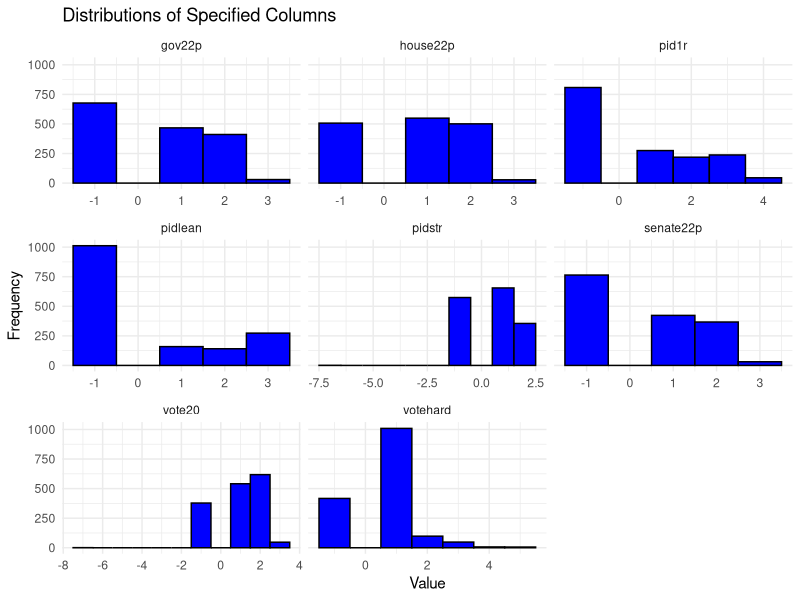
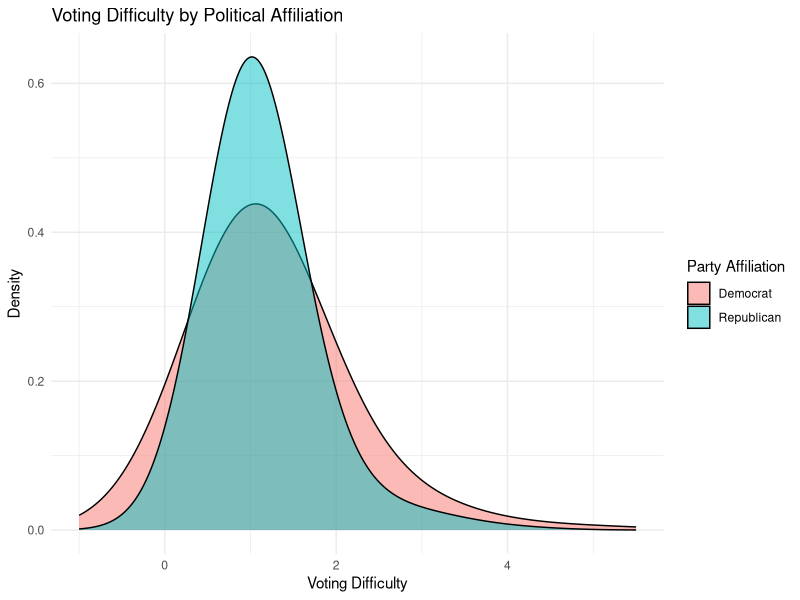
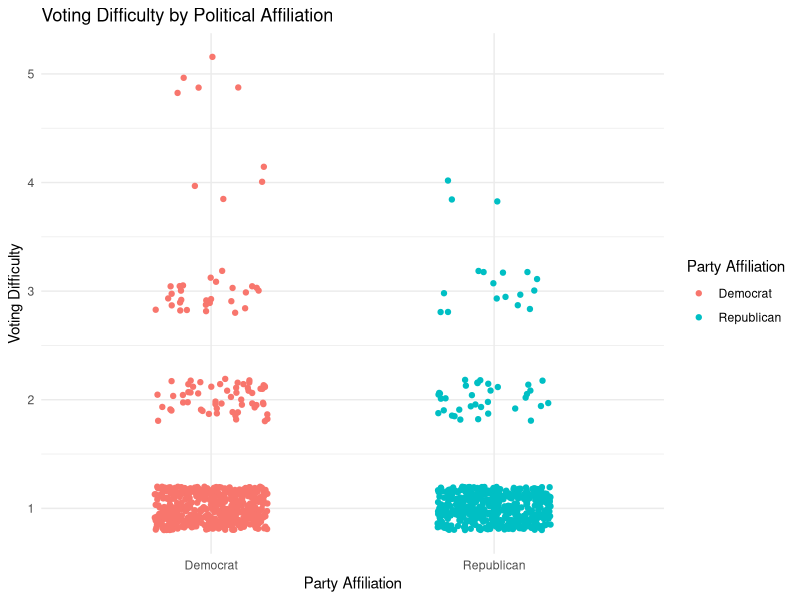

Generate these figures, in order, with R:
## ---- chunk 1
knitr::opts_chunk$set(echo = TRUE)
library(tidyverse)
library(readr)
library(knitr)
library(kableExtra)
library(ggplot2)

theme_set(theme_bw())

options(tinytex.verbose = TRUE)
knitr::opts_chunk$set(echo=FALSE, message=FALSE)
## ---- chunk 2
#loading the data
data <- read.csv('anes_pilot_2022_csv_20221214.csv')

#checking the structure of the dataset
str(data)

#summary of the dataset
summary(data)

#dimension names
dim(data)

# Column names
names(data)

#frequency table for values in the votehard column
table(data$votehard)

#CHECKING FOR MISSING VALUES
# Columns of interest
columns_of_interest <- c("votehard", "house22p", "senate22p", "gov22p", "vote20", "pid1r", "pidstr", "pidlean")

# Check for missing values in the specified columns
missing_values <- data %>%
  select(all_of(columns_of_interest)) %>%
  summarise_all(~sum(is.na(.)))

# Display missing values in table format
knitr::kable(missing_values, caption = "Missing Values in Specified Columns")

#ISTRIBUTIONS FOR COLUMNS OF INTEREST
# Gather the data for visualization
data_long <- data %>%
  select(all_of(columns_of_interest)) %>%
  pivot_longer(cols = everything(), names_to = "variable", values_to = "value")

# Plot distributions using ggplot2
ggplot(data_long, aes(x = value)) +
  geom_histogram(binwidth = 1, fill = "blue", color = "black") +
  facet_wrap(~variable, scales = "free_x") +
  theme_minimal() +
  labs(title = "Distributions of Specified Columns", x = "Value", y = "Frequency")
## ---- chunk 3
# Ensure that -1 values are treated as NA for all relevant variables
data[data == -1] <- NA

# Defining party affiliation: Democrats=1 Republicans=2 setting to NA for all respondents
data$party_affiliation <- NA

# Using pid1r to define party affiliation, if not already defined - identify as democrat or republican
data$party_affiliation[data$pid1r == 1 & is.na(data$party_affiliation)] <- "Democrat"
data$party_affiliation[data$pid1r == 2 & is.na(data$party_affiliation)] <- "Republican"

# Using pidlean to define party affiliation, if not already defined - leaning democrat or republican
data$party_affiliation[data$pidlean == 2 & is.na(data$party_affiliation)] <- "Democrat"
data$party_affiliation[data$pidlean == 1 & is.na(data$party_affiliation)] <- "Republican"

# Using vote20 to define party affiliation, if not already defined - vote for Biden or Trump
data$party_affiliation[data$vote20 == 1 & is.na(data$party_affiliation)] <- "Democrat"
data$party_affiliation[data$vote20 == 2 & is.na(data$party_affiliation)] <- "Republican"

# Using gov22p to define party affiliation - for governor vote, democrat or republican
data$party_affiliation[data$gov22p == 1 & is.na(data$party_affiliation)] <- "Democrat"
data$party_affiliation[data$gov22p == 2 & is.na(data$party_affiliation)] <- "Republican"

# Using house22p - for house vote, democrat or republican
data$party_affiliation[data$house22p == 1] <- "Democrat"
data$party_affiliation[data$house22p == 2] <- "Republican"

# Using senate22p to define party affiliation, - for senate vote, democrat or republican
data$party_affiliation[data$senate22p == 1 & is.na(data$party_affiliation)] <- "Democrat"
data$party_affiliation[data$senate22p == 2 & is.na(data$party_affiliation)] <- "Republican"

# Ensure votehard is treated as an ordinal variable
data <- data %>%
  mutate(votehard = as.numeric(votehard))

total_respondents <- nrow(data)

summary_data <- data %>%
  group_by(party_affiliation) %>%
  summarize(
    `Mean Voting Difficulty` = mean(votehard, na.rm = TRUE),
    `Standard Deviation of Voting Difficulty` = sd(votehard, na.rm = TRUE),
    `Number of Respondents` = n()
  ) %>%
  mutate(`Percentage of Respondents` = paste0(round((`Number of Respondents` / total_respondents) * 100, 2), "%")) %>%
  rename(`Party Affiliation` = party_affiliation)

# Print the summary statistics in a nice format using kableExtra
kable(summary_data, caption = "Summary Statistics of Voting Difficulty by Party Affiliation") %>%
  kable_styling(bootstrap_options = c("striped", "hover", "condensed"), full_width = FALSE) %>%
  column_spec(1, bold = TRUE) %>%
  column_spec(2:5, width = "5cm")
## ---- chunk 4
# Filter out NA values for votehard and party_affiliation
filtered_data <- data %>%
  filter(!is.na(votehard) & !is.na(party_affiliation))

# Create the density plot to visualize distribution
density_plot <- ggplot(filtered_data, aes(x = votehard, fill = party_affiliation)) +
  geom_density(alpha = 0.5, adjust = 5) +  # Adjust the bandwidth if necessary
  labs(title = "Voting Difficulty by Political Affiliation",
       x = "Voting Difficulty",
       y = "Density",
       fill = "Party Affiliation") +
  theme_minimal() +
  xlim(-1, 5.5)  # Set x-axis limits to show the full range of data

# Print the plot
print(density_plot)

# Jitter plot to visualize the distribution of votehard by party affiliation
jitter_plot <- ggplot(filtered_data, aes(x = party_affiliation, y = votehard, color = party_affiliation)) +
  geom_jitter(width = 0.2, height = 0.2) +
  labs(title = "Voting Difficulty by Political Affiliation",
       x = "Party Affiliation",
       y = "Voting Difficulty",
       color = "Party Affiliation") + # Rename the legend title
  theme_minimal()

# Print the plot
print(jitter_plot)
## ---- chunk 5
# Wilcoxon rank-sum test
wilcox_test_result <- wilcox.test(votehard ~ party_affiliation, data = data, na.rm = TRUE)

# Summary of results
wilcox_test_result

# Interpretation
if (wilcox_test_result$p.value < 0.05) {
  print("There is a significant difference in voting difficulty between Democrats and Republicans.")
} else {
  print("There is no significant difference in voting difficulty between Democrats and Republicans.")
}
## ---- chunk 6
# Extract Z value from the test
Z <- qnorm(wilcox_test_result$p.value / 2)

# Calculate the total number of observations
N <- nrow(data)

# Calculate the effect size
r <- Z / sqrt(N)

# Print the effect size
r
